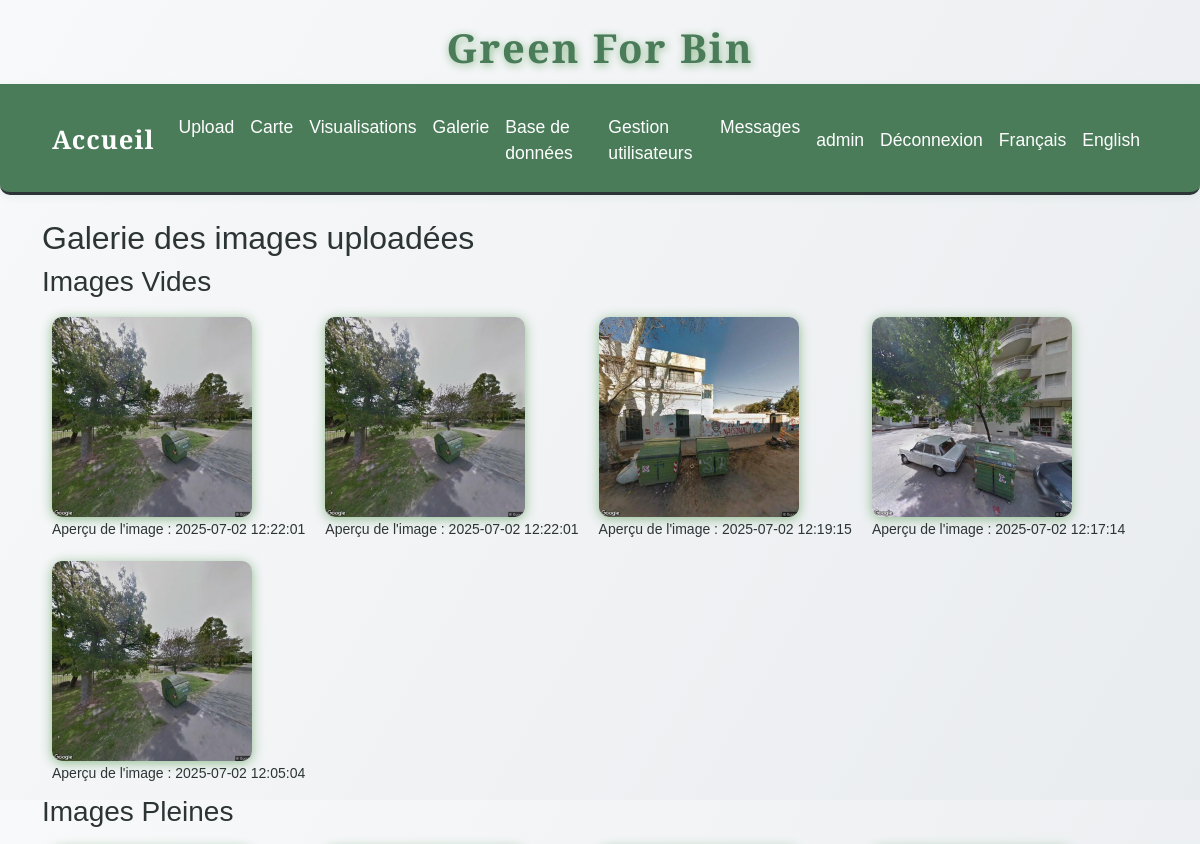
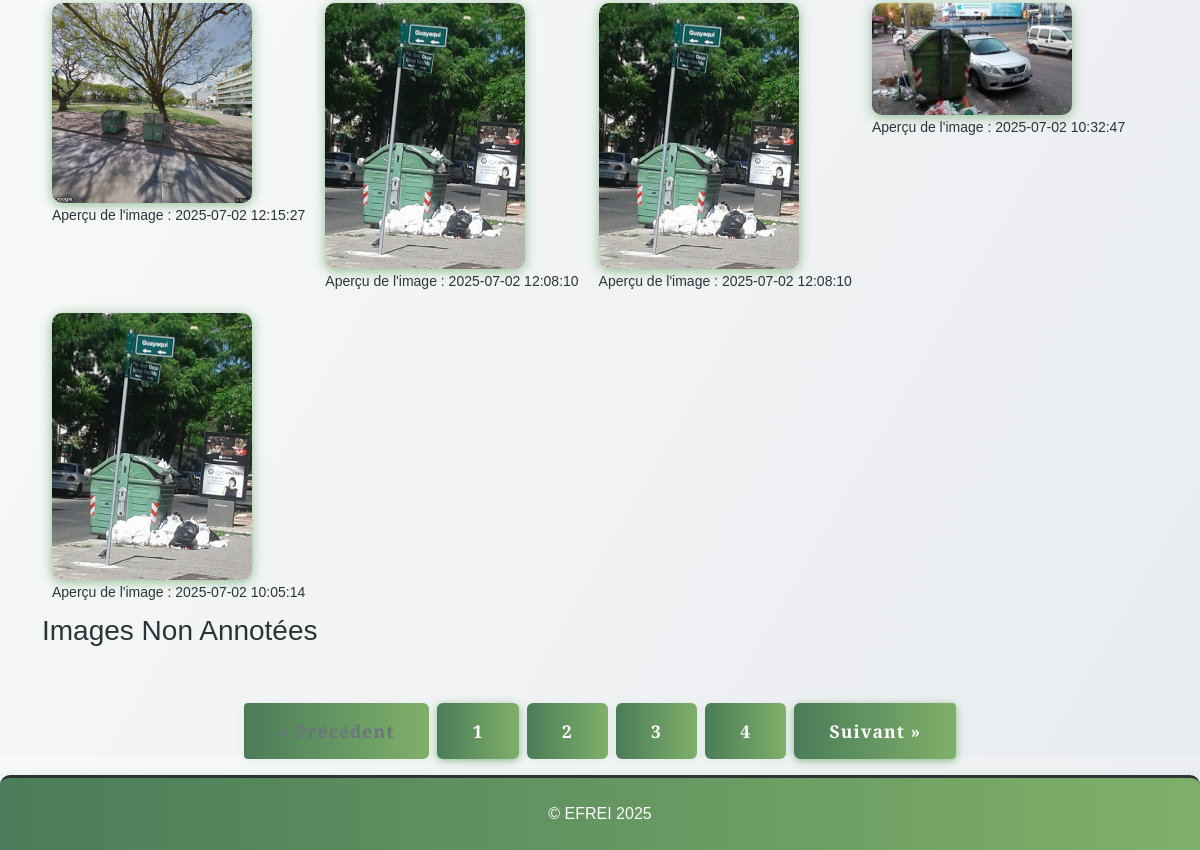
The page /gallery (signed in) on the database as committed earlier (2 pictures, top to bottom).
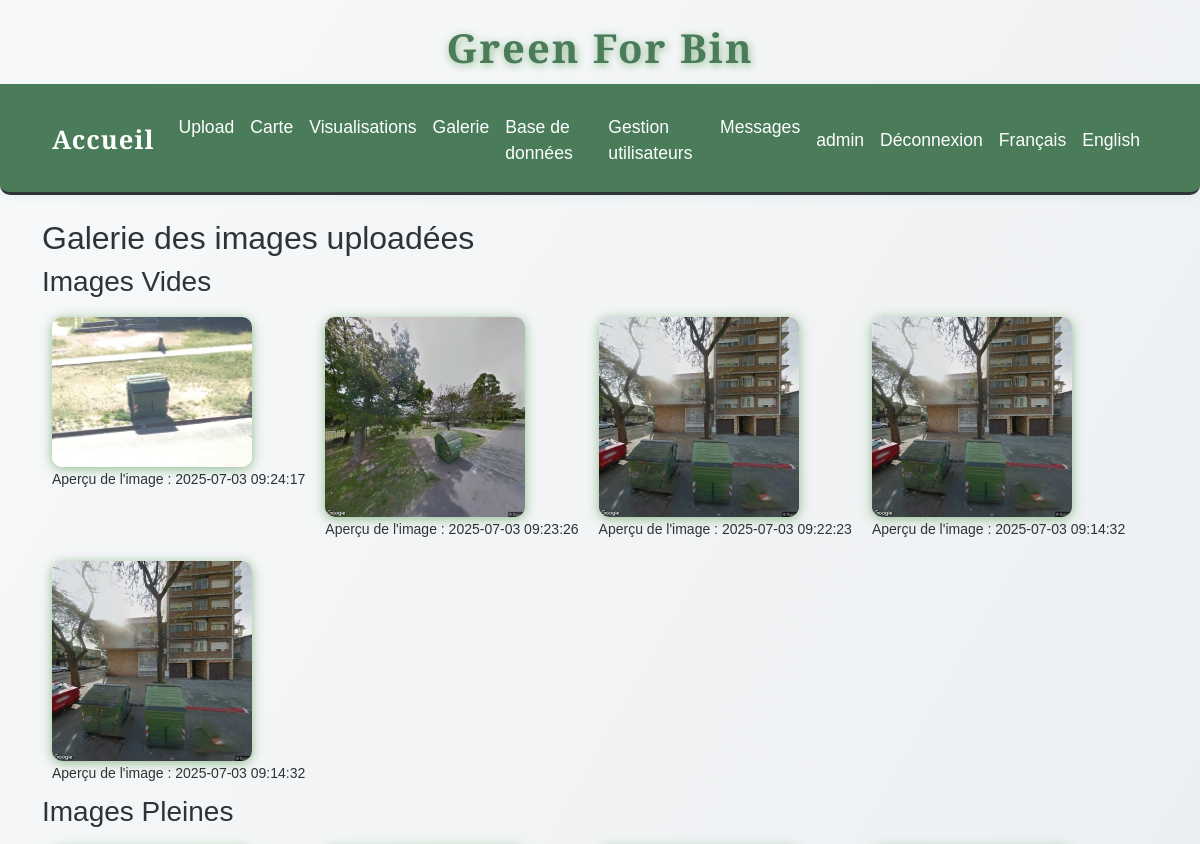
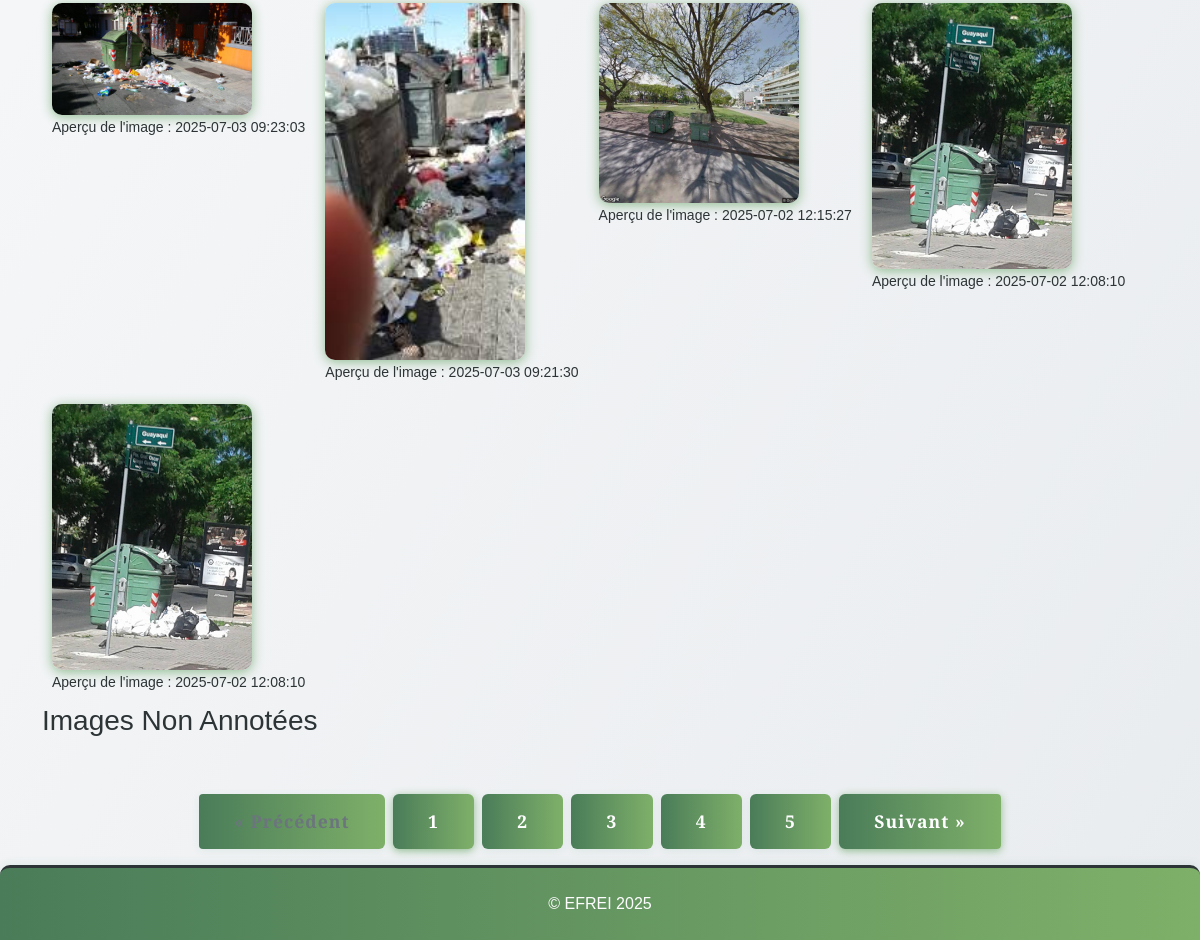
The same page on the database as committed later (2 pictures, top to bottom).
### tables this page shows
CREATE TABLE images (
                id INTEGER PRIMARY KEY AUTOINCREMENT,
                filename TEXT,
                upload_date TEXT,
                annotation TEXT,
                width INTEGER,
                height INTEGER,
                file_size INTEGER,
                avg_color TEXT,
                hist_rgb TEXT,
                hist_lum TEXT,
                contrast INTEGER,
                contour_count INTEGER,
                localisation TEXT
            , std_h REAL, std_s REAL, std_v REAL);

### app.py (the view)
@app.route('/gallery')
@login_required
def gallery():
    page = int(request.args.get('page', 1))
    per_page = 5
    offset = (page - 1) * per_page
    with sqlite3.connect(DB_PATH) as conn:
        c = conn.cursor()
        c.execute("SELECT COUNT(*) FROM images WHERE annotation LIKE '%vide%'")
        total_vides = c.fetchone()[0]
        c.execute("SELECT filename, upload_date FROM images WHERE annotation LIKE '%vide%' ORDER BY upload_date DESC LIMIT ? OFFSET ?", (per_page, offset))
        vides = c.fetchall()
        c.execute("SELECT COUNT(*) FROM images WHERE annotation LIKE '%pleine%'")
        total_pleines = c.fetchone()[0]
        c.execute("SELECT filename, upload_date FROM images WHERE annotation LIKE '%pleine%' ORDER BY upload_date DESC LIMIT ? OFFSET ?", (per_page, offset))
        pleines = c.fetchall()
        c.execute("SELECT COUNT(*) FROM images WHERE annotation IS NULL OR annotation = ''")
        total_non_label = c.fetchone()[0]
        c.execute("SELECT filename, upload_date FROM images WHERE annotation IS NULL OR annotation = '' ORDER BY upload_date DESC LIMIT ? OFFSET ?", (per_page, offset))
        non_labelisees = c.fetchall()
    total_pages = max(ceil(max(total_vides, total_pleines, total_non_label) / per_page), 1)
    return render_template('gallery.html', vides=vides, pleines=pleines, non_labelisees=non_labelisees, page=page, total_pages=total_pages)

### app.py (called while the page is built)
def get_locale():
    return session.get('lang', request.accept_languages.best_match(['en', 'fr']))

@app.context_processor
def inject_locale():
    return dict(get_locale=get_locale)

def login_required(f):
    @wraps(f)
    def decorated_function(*args, **kwargs):
        if 'user_id' not in session:
            flash('Vous devez être connecté pour accéder à cette page.', 'error')
            return redirect(url_for('login'))
        return f(*args, **kwargs)
    return decorated_function

### templates/gallery.html (shortened to what this page needs)
{% extends "base.html" %}
{% block content %}
    <h2>{{ _('Galerie des images uploadées') }}</h2>
    <h3>{{ _('Images Vides') }}</h3>
    <div style="display: flex; flex-wrap: wrap;">
        {% for image in vides %}
            <div style="margin: 10px;">
                <img src="{{ url_for('static', filename='uploads/' + image[0]) }}" width="200" loading="lazy"><br>
                <small>{{ _('Aperçu de l\'image') }} : {{ image[1] }}</small>
            </div>
        {% endfor %}
    </div>
    <h3>{{ _('Images Pleines') }}</h3>
    <div style="display: flex; flex-wrap: wrap;">
        {% for image in pleines %}
            <div style="margin: 10px;">
                <img src="{{ url_for('static', filename='uploads/' + image[0]) }}" width="200" loading="lazy"><br>
                <small>{{ _('Aperçu de l\'image') }} : {{ image[1] }}</small>
            </div>
        {% endfor %}
    </div>
    <h3>{{ _('Images Non Annotées') }}</h3>
    {% include "pagination.html" %}
{% endblock %}

Rows that differ between the two databases and show on the page:
no longer on this page (row unchanged): images: filename (picture), upload_date "2025-07-02 12:22:01", shown under "Images Vides"
no longer on this page (row unchanged): images: filename (picture), upload_date "2025-07-02 12:22:01", shown under "Images Vides"
no longer on this page (row unchanged): images: filename (picture), upload_date "2025-07-02 12:19:15", shown under "Images Vides"
no longer on this page (row unchanged): images: filename (picture), upload_date "2025-07-02 12:17:14", shown under "Images Vides"
no longer on this page (row unchanged): images: filename (picture), upload_date "2025-07-02 12:05:04", shown under "Images Vides"
no longer on this page (row unchanged): images: filename (picture), upload_date "2025-07-02 10:32:47", shown under "Images Pleines"
no longer on this page (row unchanged): images: filename (picture), upload_date "2025-07-02 10:05:14", shown under "Images Pleines"
added images: filename (picture), upload_date "2025-07-03 09:24:17", shown under "Images Vides"
added images: filename (picture), upload_date "2025-07-03 09:23:26", shown under "Images Vides"
added images: filename (picture), upload_date "2025-07-03 09:22:23", shown under "Images Vides"
added images: filename (picture), upload_date "2025-07-03 09:14:32", shown under "Images Vides"
added images: filename (picture), upload_date "2025-07-03 09:14:32", shown under "Images Vides"
added images: filename (picture), upload_date "2025-07-03 09:23:03", shown under "Images Pleines"
added images: filename (picture), upload_date "2025-07-03 09:21:30", shown under "Images Pleines"
Other text that changed with them:
new list line: "5"
